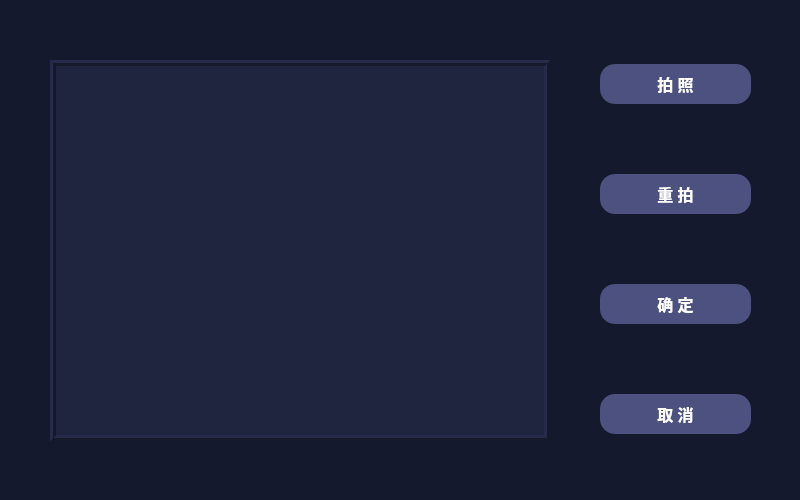
<?xml version="1.0" encoding="UTF-8"?>
<ui version="4.0">
 <class>camera</class>
 <widget class="QMainWindow" name="camera">
  <property name="geometry">
   <rect>
    <x>0</x>
    <y>0</y>
    <width>800</width>
    <height>500</height>
   </rect>
  </property>
  <property name="minimumSize">
   <size>
    <width>800</width>
    <height>500</height>
   </size>
  </property>
  <property name="maximumSize">
   <size>
    <width>800</width>
    <height>500</height>
   </size>
  </property>
  <property name="windowTitle">
   <string>相机拍照</string>
  </property>
  <property name="windowIcon">
   <iconset>
    <normaloff>icon/camera_window.png</normaloff>icon/camera_window.png</iconset>
  </property>
  <widget class="QWidget" name="centralwidget">
   <property name="styleSheet">
    <string notr="true">background-color:rgb(21, 25, 46)</string>
   </property>
   <widget class="QLabel" name="camera_video">
    <property name="geometry">
     <rect>
      <x>50</x>
      <y>60</y>
      <width>500</width>
      <height>381</height>
     </rect>
    </property>
    <property name="styleSheet">
     <string notr="true">background-color: rgb(32, 37, 63)</string>
    </property>
    <property name="frameShape">
     <enum>QFrame::Box</enum>
    </property>
    <property name="frameShadow">
     <enum>QFrame::Raised</enum>
    </property>
    <property name="lineWidth">
     <number>3</number>
    </property>
    <property name="text">
     <string/>
    </property>
   </widget>
   <widget class="QWidget" name="layoutWidget">
    <property name="geometry">
     <rect>
      <x>600</x>
      <y>0</y>
      <width>151</width>
      <height>501</height>
     </rect>
    </property>
    <layout class="QVBoxLayout" name="verticalLayout">
     <item>
      <widget class="QPushButton" name="take_img">
       <property name="minimumSize">
        <size>
         <width>0</width>
         <height>40</height>
        </size>
       </property>
       <property name="font">
        <font>
         <family>方正正纤黑简体</family>
         <pointsize>12</pointsize>
         <weight>75</weight>
         <bold>true</bold>
        </font>
       </property>
       <property name="styleSheet">
        <string notr="true">QPushButton{
	background-color: rgb(76, 81, 127);
	color: rgb(255, 255, 255);
	border-radius:15px;
	icon: url(./icon/take_icon.png);
}
QPushButton:hover{
	background-color:rgb(119, 123, 177);
}</string>
       </property>
       <property name="text">
        <string>拍 照</string>
       </property>
       <property name="iconSize">
        <size>
         <width>30</width>
         <height>30</height>
        </size>
       </property>
      </widget>
     </item>
     <item>
      <widget class="QPushButton" name="retake_img">
       <property name="minimumSize">
        <size>
         <width>0</width>
         <height>40</height>
        </size>
       </property>
       <property name="font">
        <font>
         <family>方正正纤黑简体</family>
         <pointsize>12</pointsize>
         <weight>75</weight>
         <bold>true</bold>
        </font>
       </property>
       <property name="styleSheet">
        <string notr="true">QPushButton{
	background-color: rgb(76, 81, 127);
	color: rgb(255, 255, 255);
	border-radius:15px;
	icon: url(./icon/retake_icon.png);
}
QPushButton:hover{
	background-color:rgb(119, 123, 177);
}</string>
       </property>
       <property name="text">
        <string>重 拍</string>
       </property>
       <property name="iconSize">
        <size>
         <width>30</width>
         <height>30</height>
        </size>
       </property>
      </widget>
     </item>
     <item>
      <widget class="QPushButton" name="confirm_img">
       <property name="minimumSize">
        <size>
         <width>0</width>
         <height>40</height>
        </size>
       </property>
       <property name="font">
        <font>
         <family>方正正纤黑简体</family>
         <pointsize>12</pointsize>
         <weight>75</weight>
         <bold>true</bold>
        </font>
       </property>
       <property name="styleSheet">
        <string notr="true">QPushButton{
	background-color: rgb(76, 81, 127);
	color: rgb(255, 255, 255);
	border-radius:15px;
	icon: url(./icon/confirm_icon.png);
}
QPushButton:hover{
	background-color:rgb(119, 123, 177);
}</string>
       </property>
       <property name="text">
        <string>确 定</string>
       </property>
       <property name="iconSize">
        <size>
         <width>30</width>
         <height>30</height>
        </size>
       </property>
      </widget>
     </item>
     <item>
      <widget class="QPushButton" name="cancel_img">
       <property name="minimumSize">
        <size>
         <width>0</width>
         <height>40</height>
        </size>
       </property>
       <property name="font">
        <font>
         <family>方正正纤黑简体</family>
         <pointsize>12</pointsize>
         <weight>75</weight>
         <bold>true</bold>
        </font>
       </property>
       <property name="styleSheet">
        <string notr="true">QPushButton{
	background-color: rgb(76, 81, 127);
	color: rgb(255, 255, 255);
	border-radius:15px;
	icon: url(./icon/cancel_icon.png);
}
QPushButton:hover{
	background-color:rgb(119, 123, 177);
}</string>
       </property>
       <property name="text">
        <string>取 消</string>
       </property>
       <property name="iconSize">
        <size>
         <width>30</width>
         <height>30</height>
        </size>
       </property>
      </widget>
     </item>
    </layout>
   </widget>
  </widget>
 </widget>
 <resources/>
 <connections>
  <connection>
   <sender>cancel_img</sender>
   <signal>clicked()</signal>
   <receiver>camera</receiver>
   <slot>exit_camera()</slot>
   <hints>
    <hint type="sourcelabel">
     <x>639</x>
     <y>411</y>
    </hint>
    <hint type="destinationlabel">
     <x>720</x>
     <y>497</y>
    </hint>
   </hints>
  </connection>
  <connection>
   <sender>take_img</sender>
   <signal>clicked()</signal>
   <receiver>camera</receiver>
   <slot>take_photo()</slot>
   <hints>
    <hint type="sourcelabel">
     <x>647</x>
     <y>72</y>
    </hint>
    <hint type="destinationlabel">
     <x>740</x>
     <y>201</y>
    </hint>
   </hints>
  </connection>
  <connection>
   <sender>retake_img</sender>
   <signal>clicked()</signal>
   <receiver>camera</receiver>
   <slot>retake_photo()</slot>
   <hints>
    <hint type="sourcelabel">
     <x>642</x>
     <y>185</y>
    </hint>
    <hint type="destinationlabel">
     <x>733</x>
     <y>295</y>
    </hint>
   </hints>
  </connection>
  <connection>
   <sender>confirm_img</sender>
   <signal>clicked()</signal>
   <receiver>camera</receiver>
   <slot>confirm_photo()</slot>
   <hints>
    <hint type="sourcelabel">
     <x>642</x>
     <y>296</y>
    </hint>
    <hint type="destinationlabel">
     <x>737</x>
     <y>394</y>
    </hint>
   </hints>
  </connection>
 </connections>
 <slots>
  <slot>exit_camera()</slot>
  <slot>take_photo()</slot>
  <slot>retake_photo()</slot>
  <slot>confirm_photo()</slot>
 </slots>
</ui>
